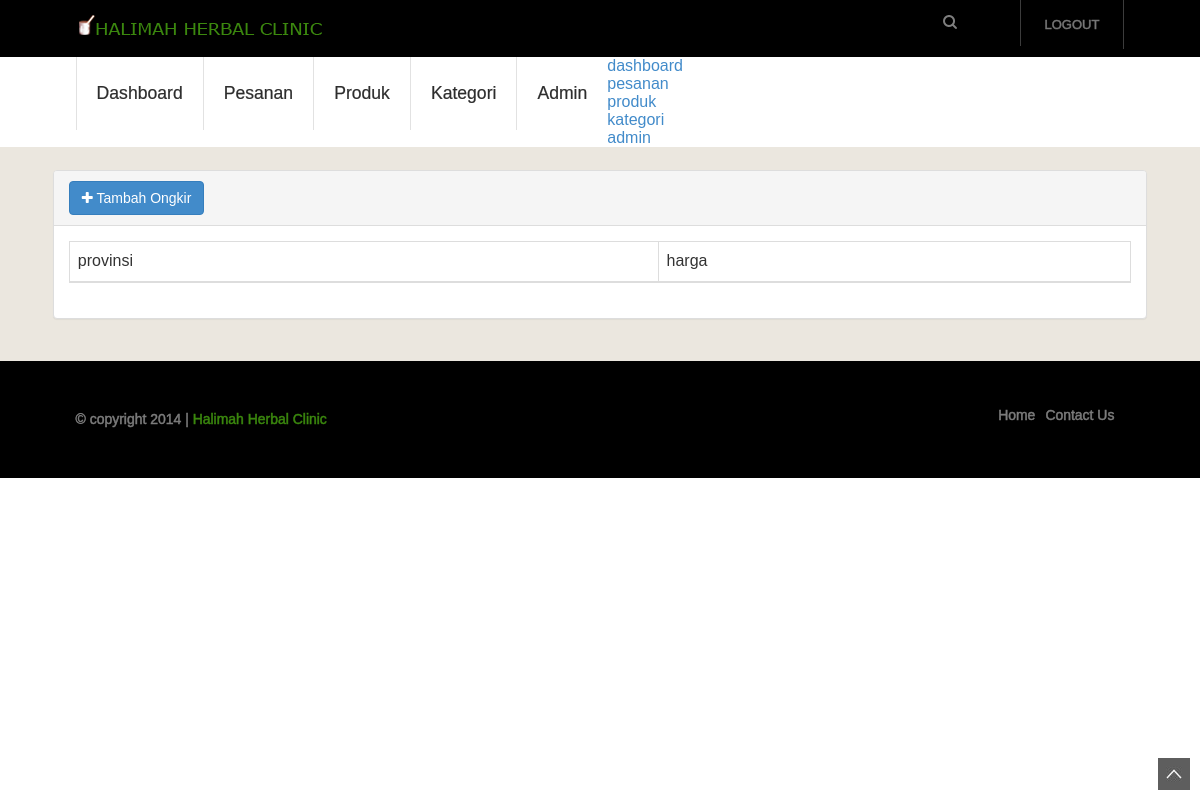
Before: /index.php?module=listOngkir (signed in) with the older database file.
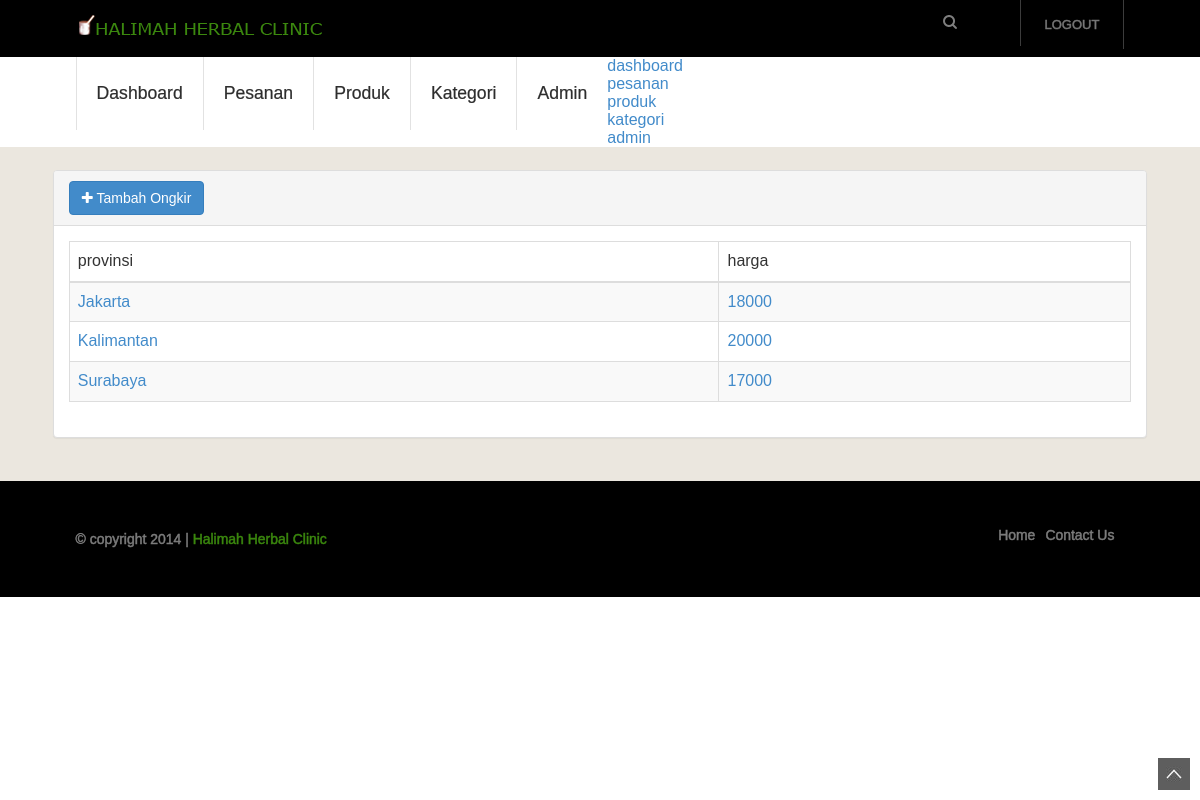
After: the same page with the newer database file.
### tables this page shows
CREATE TABLE IF NOT EXISTS `ongkir` (
`id` int(11) NOT NULL,
  `provinsi` varchar(255) NOT NULL,
  `harga` varchar(255) NOT NULL
);

### config/tableHeader.php (called while the page is built, shortened)
<?php
$table  = substr(strstr(strtolower(preg_replace('/\B([A-Z])/', ' $1', $module)), " "), 1);
$result = mysql_query("SHOW COLUMNS FROM $table");
if (mysql_num_rows($result) > 0) {
    while ($row = mysql_fetch_assoc($result)) {
        $field[] = $row['Field'];
    }
}

### config/tableContent.php (called while the page is built, shortened)
<?php
$table  = substr(strstr(strtolower(preg_replace('/\B([A-Z])/', ' $1', $module)), " "), 1);
$result = mysql_query("SELECT * FROM $table");
if (mysql_num_rows($result) > 0) {
    while ($row = mysql_fetch_assoc($result)) {
        $contents[] = $row;
    }
}

### module/list.php (the view, shortened to what this page needs)
<?php
require_once "config/tableHeader.php";
require_once "config/tableContent.php";
$url = substr(strstr(strtolower(preg_replace('/\B([A-Z])/', ' $1', $module)), " "), 1);
?>
<div class="panel panel-default">
    <div class="panel-heading">
		<a href="index.php?module=add<?php echo ucfirst($url); ?>" class="btn btn-primary <?php if($module == 'listTentang' || $module == 'listPelanggan' || $module == 'listPesanan' || $module == 'listPembayaran') {echo "hide";} ?>"><i class="fa fa-plus"></i> Tambah <?php echo ucfirst($url) ?></a>
    </div>
    <div class="panel-body">
	    <div class="table-responsive">
	        <table class="table table-striped table-bordered table-hover" id="dataTables-example">
	            <thead>
	                <tr>
	                    <?php foreach ($field as $key => $th): ?>
	                    <th><?php echo $th ?></th>
	                    <?php endforeach ?>
	                </tr>
	            </thead>
	            <tbody>
	            <?php foreach ($contents as $key => $content): ?>
	                <tr class="odd gradeX">
	                <?php
	                    $id = $content['id'];
	                    unset($content['id']);
	                ?>
	                <?php foreach ($content as $key => $value): ?>
	                    <?php
							$length = 3;
							$fills  = implode(' ', array_splice(explode(' ', $value),0, $length));
	                    ?>
	                    <td>
	                        <a class="sorting" href="index.php?module=detail<?php echo ucfirst($url); ?>&id=<?php echo $id?>"><?php echo $fills ?></a>
	                    </td>
	                <?php endforeach ?>
	                </tr>
	            <?php endforeach ?>
	            </tbody>
	        </table>
	    </div>
	</div>
</div>

Changed rows visible on the page:
added ongkir: provinsi "Jakarta", harga "18000"
added ongkir: provinsi "Kalimantan", harga "20000"
added ongkir: provinsi "Surabaya", harga "17000"
